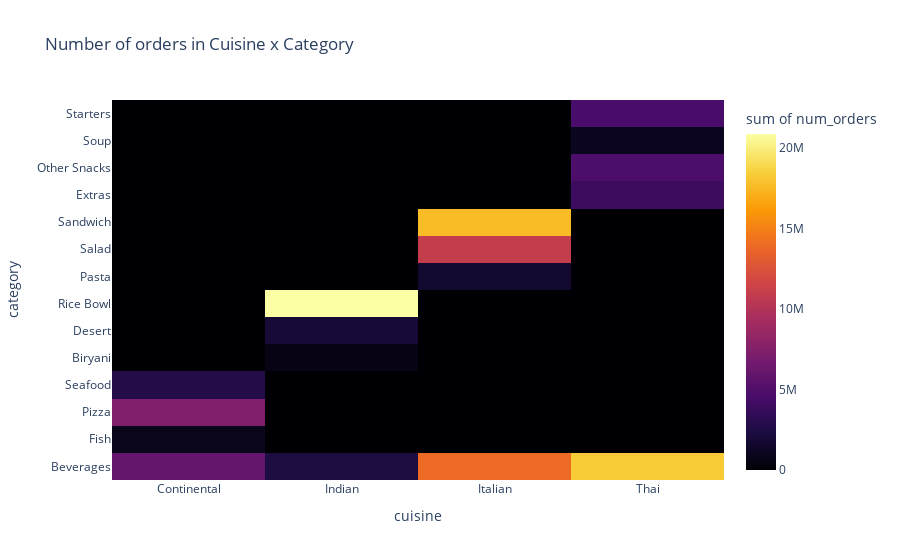

The notebook cell this image was saved under:
### Code cell
#density heatmap shows cuisine vs category vs num_orders
#describes the kind of orders
grouped_df=df.groupby(['cuisine','category'],as_index=False) #group num_orders by week
cuisine_category_orders=grouped_df['num_orders'].sum()
fig=px.density_heatmap(cuisine_category_orders,y='category',x='cuisine',z='num_orders',title='Number of orders in Cuisine x Category',color_continuous_scale='Inferno')
fig.show()

### Figure 1 — Plotly figure (JSON) as saved in the notebook; plotly's stock layout.template omitted (floating-point values rounded to 4 significant figures)
{"data": [{"coloraxis": "coloraxis", "histfunc": "sum", "hovertemplate": "cuisine=%{x}<br>category=%{y}<br>sum of num_orders=%{z}<extra></extra>", "name": "", "type": "histogram2d", "x": ["Continental", "Continental", "Continental", "Continental", "Indian", "Indian", "Indian", "Indian", "Italian", "Italian", "Italian", "Italian", "Thai", "Thai", "Thai", "Thai", "Thai"], "xaxis": "x", "xbingroup": "x", "y": ["Beverages", "Fish", "Pizza", "Seafood", "Beverages", "Biryani", "Desert", "Rice Bowl", "Beverages", "Pasta", "Salad", "Sandwich", "Beverages", "Extras", "Other Snacks", "Soup", "Starters"], "yaxis": "y", "ybingroup": "y", "z": [5943046, 871959, 7383720, 2715714, 2345879, 631848, 1940754, 20874063, 13953970, 1637744, 10944336, 17636782, 18237630, 3984979, 4766293, 1039646, 4649122]}], "layout": {"coloraxis": {"colorbar": {"title": {"text": "sum of num_orders"}}, "colorscale": [[0, "#000004"], [0.1111, "#1b0c41"], [0.2222, "#4a0c6b"], [0.3333, "#781c6d"], [0.4444, "#a52c60"], [0.5556, "#cf4446"], [0.6667, "#ed6925"], [0.7778, "#fb9b06"], [0.8889, "#f7d13d"], [1, "#fcffa4"]]}, "legend": {"tracegroupgap": 0}, "title": {"text": "Number of orders in Cuisine x Category"}, "xaxis": {"anchor": "y", "domain": [0, 1], "title": {"text": "cuisine"}}, "yaxis": {"anchor": "x", "domain": [0, 1], "title": {"text": "category"}}}}
